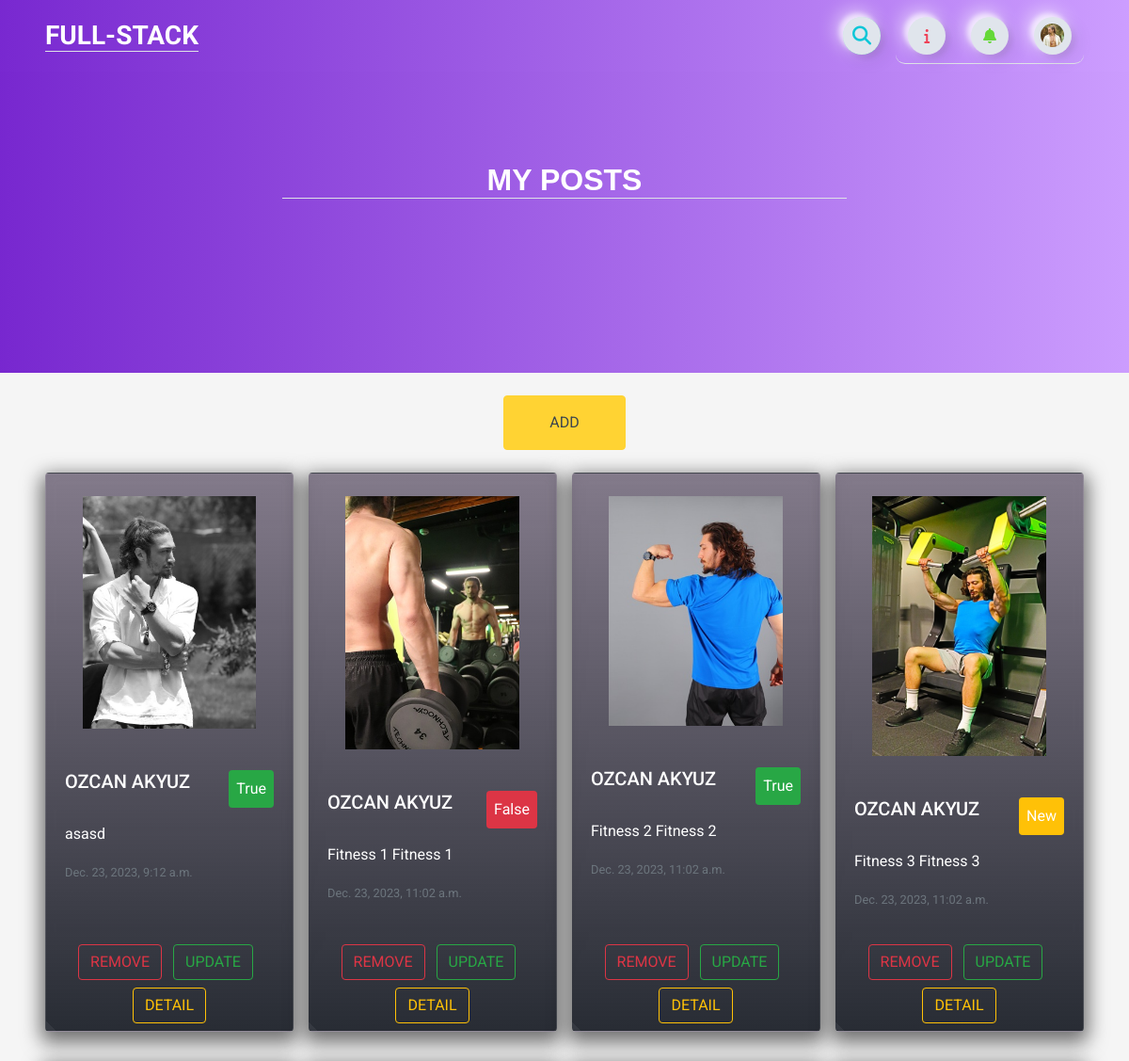
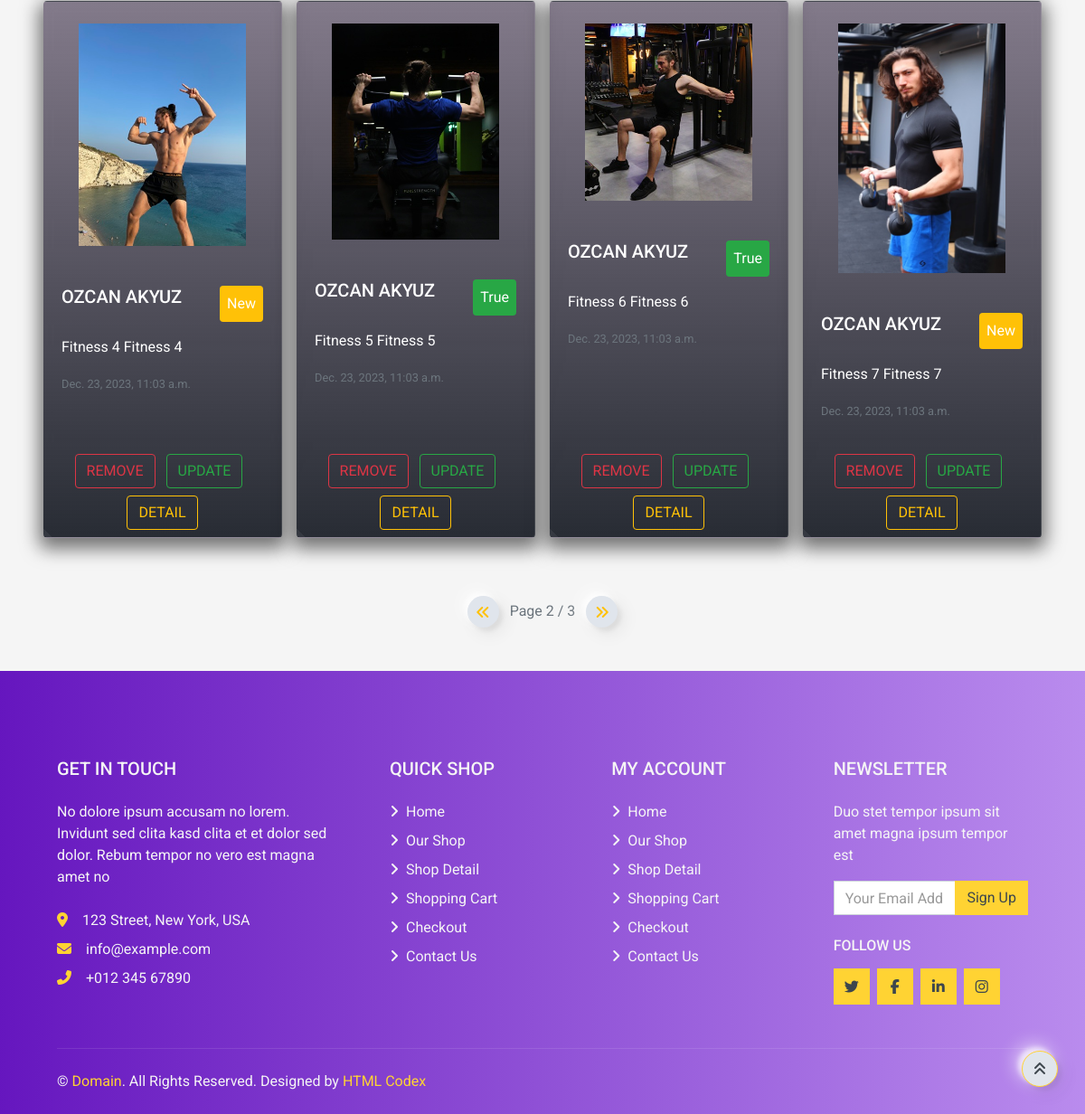
Page /user/post?page=2 (signed in) on the committed database (2 pictures, top to bottom).
### home/models.py (models this page shows, shortened)
class UserProfile(models.Model):
    user = models.OneToOneField(User, on_delete=models.CASCADE)
    phone = models.CharField(blank=True, max_length=20)
    address = models.CharField(blank=True, max_length=150)
    city = models.CharField(blank=True, max_length=20)
    country = models.CharField(blank=True, max_length=50)
    image = models.ImageField(blank=True, upload_to='images/users/')
    def image_tag(self):
        return mark_safe('<img src="{}" height="50"/>'.format(self.image.url))
    image_tag.short_description = 'Image'

class Post(models.Model):
    STATUS = (('New', 'New'),('True', 'True'),('False', 'False'))
    id = models.AutoField(primary_key=True)
    title = models.CharField(max_length=200)
    user = models.ForeignKey(User, on_delete=models.CASCADE)
    content = models.TextField()
    create_at = models.DateTimeField(auto_now_add=True)
    status = models.CharField(max_length=5, choices=STATUS, default='New')
    image = models.ImageField(upload_to='images/')
    def image_tag(self):
        if self.image:
            return mark_safe('<img src="%s" width="50" height="50" />' % self.image.url)
        return None
    image_tag.short_description = 'Image Preview'

### user/views.py (the view)
# urls.py: path('post', views.user_post, name='user_post'),
@login_required(login_url='/login')
def user_post(request):
    current_user = request.user
    posts = Post.objects.filter(user_id = current_user.id)
    profile = UserProfile.objects.get(user_id=current_user.pk)
    paginator = Paginator(posts, 8)
    page_number = request.GET.get('page')
    try:
        page_obj = paginator.get_page(page_number)
    except PageNotAnInteger:
        page_obj = paginator.page(1)
    except EmptyPage:
        page_obj = paginator.page(paginator.num_pages)
    profile = UserProfile.objects.get(user_id = current_user.pk)
    context = {'posts': posts,
               'page_obj': page_obj,
               'profile': profile,
               'page': 'USER POSTS',}
    return render(request, 'user_posts.html', context)

### user/templates/user_posts.html (shortened to what this page needs)
{% extends 'base.html' %}
{% load static %}
{% block body %}
<header class="mb-4">
    <div class="header m-auto">
        <div class="container" style="position: relative;">
            <h2 class="text-light px-2 m-auto border-bottom" id="navbar-text">MY POSTS</h2>
        </div>
    </div>
</header>
<div class="text-center my-4">
  <a class="btn btn-primary rounded px-5 py-3 rounded text-light align-items-center hidden-arrow" href="/post_detail/{{post.id}}" value="{{post.id}}" id="navbarDropdownMenuAvatar" type="button" data-toggle="modal" data-target="#containerdetail">ADD</a>
</div>
<div class="card-group mx-5" style="gap: 1rem; position: static !important;">
    {% for post in page_obj %}
      <div class="card align-items-center rounded mb-3">
        {% if post.image %}
        <img src="{{ post.image.url }}" class="card-img-top py-4 w-75" alt="...">
        {% else %}
        <img src="{% static 'img/cat-6.jpg' %}" class="card-img-top py-4 w-75" alt="...">
        {% endif %}
        <div class="card-body w-100">
          <div class="d-flex flex-row-reverse justify-content-between">
            <p class="card-text p-2 rounded
                {% if post.status == 'True' %}
                bg-success
                {% elif post.status == 'False' %}
                bg-danger
                {% else %}
                bg-warning
                {% endif %}">
                {{ post.status }}
            </p>
            <h5 class="card-title">{{ post.user.get_full_name }}</h5>
        </div>
          <p class="card-text">{{ post.content }}</p>
          <p class="card-text"><small class="text-muted">{{ post.create_at }}</small></p>
        </div>
        <div class="text-center w-100 p-2">
          <a href="deletepost/{{ post.id }}" onclick="return confirm('Will be Delete ! Are you sure?')"><button class="btn mt-2 btn-outline-danger rounded">REMOVE</button></a>
          <a class="btn mt-2 btn-outline-success rounded align-items-center hidden-arrow mx-2" href="update/{{post.id}}">UPDATE</a>
          <a class="btn mt-2 btn-outline-warning rounded align-items-center hidden-arrow" href="/post_detail/{{post.id}}">DETAIL</a>
        </div>
      </div>
    {% endfor %}
</div>
<div class="pagination justify-content-center mt-5">
  <span class="step-links">
      {% if page_obj.has_previous %}
          <a class="btn btnnavbar text-warning" style="display: inline-flex; width: 35px !important; height: 35px !important;" href="?page={{ page_obj.previous_page_number }}"><i class="fa fa-angle-double-left"></i>
          </a>
      {% endif %}
      <span class="current mx-2">
          Page {{ page_obj.number }} / {{ page_obj.paginator.num_pages }}
      </span>
      {% if page_obj.has_next %}
          <a class="btn btnnavbar text-warning" style="display: inline-flex; width: 35px !important; height: 35px !important;" href="?page={{ page_obj.paginator.num_pages }}"><i class="fa fa-angle-double-right"></i>
          </a>
      {% endif %}
  </span>
</div>
{% endblock %}

### home/templates/navbar.html (shortened to what this page needs)
{% load static %}
{% load active_link_tags %}
{% block body %}
<nav class="navbar navbar-expand bg-light gradient-custom px-5">
    <div class="container-fluid" id="full-stack">
        <div class="collapse navbar-collapse" id="navbarSupportedContent">
            <a class="navbar-brand mt-2 mt-lg-0" href="/" style="margin-right: 0">
                <h3 class="pt-1 mb-1 text-light border-bottom">FULL-STACK</h3>
            </a>
        </div>
    <form action="{% url 'search' %}" method="POST">
        <div class="search-box">
            <button class="btn btnnavbar btn-search" type="button"><i class="fas fa-search"></i></button>
        </div>
    </form>
    <div class="d-flex align-items-center frame-right border-bottom">
        {% with request.resolver_match.url_name as url_name %}
                <a class="text-reset me-3 btn btnnavbar" id="information" href="#" type="button"
                {% if url_name == 'index' %}
                    onclick="homeInfo()"
                {% elif url_name == 'post_detail' %}
                    onclick="detailInfo()"
                {% elif url_name == 'search' %}
                    onclick="searchInfo()"
                {% else %}
                {% endif %}>
                    <i class="fa-solid fa-info" style="color:#ee4056;"></i>
                </a>
        {% endwith %}
            <div class="dropdownnotif">
                <a class="text-reset me-3 dropbtnnotif hidden-arrow btn btnnavbar" href="#" onclick="myFunctionNotif()" id="navbarDropdownMenuLink" role="button" data-mdb-toggle="dropdown" aria-expanded="false">
                    <i class="fas fa-bell" style="color:#65d838;"></i>
                </a>
            </div>
            {%  if user.id is not None %}
            <div class="dropdown" id="login-signup">
                <a class="dropbtn d-flex align-items-center hidden-arrow btnnavbar" href="#" onclick="myFunction()" id="navbarDropdownMenuAvatar" role="button" data-mdb-toggle="dropdown" aria-expanded="false">
                    {% if profile.image %}
                    <img src="{{ profile.image.url }}" class="rounded-circle" height="25" alt="Black and White Portrait of a Man" loading="lazy" />
                    {% else %}
                    <img src="" class="rounded-circle" height="25" alt="Black and White Portrait of a Man" loading="lazy" alt="NO PHOTO!" />
                    {% endif %}
                </a>
            </div>
            {% else %}
            <div class="dropdown" id="login-signup">
                <a class="dropbtn d-flex align-items-center hidden-arrow btnnavbar" href="#" id="navbarDropdownMenuAvatar" type="button" data-toggle="modal" data-target="#containerlog">
                    <i class="fa-regular fa-user text-dark"></i>
                </a>
            </div>
            {% endif %}
        </div>
    </div>
</nav>
{% endblock %}

### home/static/css/main.css (style rules this page uses)
.gradient-custom { background: rgb(106, 17, 203); background: -webkit-linear-gradient(to right, rgba(106, 17, 203, 0.9), rgba(199, 147, 255, 0.9)); background: linear-gradient(to right, rgba(106, 17, 203, 0.9), rgba(199, 147, 255, 0.9)); }
.header { background: rgb(106, 17, 203); background: -webkit-linear-gradient(to right, rgba(106, 17, 203, 0.9), rgba(199, 147, 255, 0.9));; background: linear-gradient(to right, rgba(106, 17, 203, 0.9), rgba(199, 147, 255, 0.9));; height: 40vh; }
.frame-right { display: flex; flex-direction: row; justify-content: space-around; align-items: center; height: 60px; width: 200px; position: relative; transition: box-shadow 0.6s cubic-bezier(0.79,0.21,0.06,0.81); border-radius: 10px; }
.btnnavbar { height: 40px; width: 40px; border-radius: 150px; background: #e0e5ec; display: flex; flex-direction: column; justify-content: center; align-items: center; -webkit-tap-highlight-color:rgba(0,0,0,0); -webkit-tap-highlight-color:transparent; box-shadow: -7px -7px 20px #fff9, -4px -4px 5px 0px #fff9, 7px 7px 20px 0px #0001, 4px 4px 5px 0px #0001, inset 0px 0px 0px 0px #fff9, inset 0px 0px 0px 0px #0001, inset 0px 0px 0px 0px #fff9, inset 0px 0px 0px 0px #0001 ; transition: box-shadow 0.5s cubic-bezier(0.79,0.21,0.06,0.81); font-size: 16px; color: rgba(42,52,84,1); }
.dropbtn { color: white; padding: 16px; font-size: 16px; border: none; cursor: pointer; }
.dropdown { position: relative; display: inline-block; }
.dropdownnotif { position: relative; display: inline-block; }
.search-box { width: fit-content; height: fit-content; position: relative; margin-right: 1rem; }
.btn-search { width: 40px; height: 40px; border-style: none; font-size: 20px; font-weight: bold; outline: none; cursor: pointer; position: absolute; right: 0px; color:#0bc6d7 ; pointer-events: painted; border-radius: 150px; -webkit-tap-highlight-color:rgba(0,0,0,0); -webkit-tap-highlight-color:transparent; box-shadow: -7px -7px 20px #fff9, -4px -4px 5px 0px #fff9, 7px 7px 20px 0px #0001, 4px 4px 5px 0px #0001, inset 0px 0px 0px 0px #fff9, inset 0px 0px 0px 0px #0001, inset 0px 0px 0px 0px #fff9, inset 0px 0px 0px 0px #0001 ; transition: box-shadow 0.5s cubic-bezier(0.79,0.21,0.06,0.81); text-decoration: none; }
div > img { max-width: 12rem; }
.card-group img { border-radius: .5rem; max-width: 70%; }
.card-group .card-body .card-title { color: #fff; }
.card-group { position: relative; bottom: 6rem; display: grid; grid-template-columns: repeat(4,1fr); color: #fff; }
#navbar-text { align-items: center; text-align: center; font-family: 'Quicksand', sans-serif; top: 6rem; position: relative; margin: auto; max-width: 54%; }

### rows in the picture
UserProfile: image (picture)
Post: image (picture), status "True", user.get_full_name "OZCAN AKYUZ", content "asasd", create_at "Dec. 23, 2023, 9:12 a.m."
Post: image (picture), status "False", user.get_full_name "OZCAN AKYUZ", content "Fitness 1 Fitness 1", create_at "Dec. 23, 2023, 11:02 a.m."
Post: image (picture), status "True", user.get_full_name "OZCAN AKYUZ", content "Fitness 2 Fitness 2", create_at "Dec. 23, 2023, 11:02 a.m."
Post: image (picture), status "New", user.get_full_name "OZCAN AKYUZ", content "Fitness 3 Fitness 3", create_at "Dec. 23, 2023, 11:02 a.m."
Post: image (picture), status "New", user.get_full_name "OZCAN AKYUZ", content "Fitness 4 Fitness 4", create_at "Dec. 23, 2023, 11:03 a.m."
Post: image (picture), status "True", user.get_full_name "OZCAN AKYUZ", content "Fitness 5 Fitness 5", create_at "Dec. 23, 2023, 11:03 a.m."
Post: image (picture), status "True", user.get_full_name "OZCAN AKYUZ", content "Fitness 6 Fitness 6", create_at "Dec. 23, 2023, 11:03 a.m."
Post: image (picture), status "New", user.get_full_name "OZCAN AKYUZ", content "Fitness 7 Fitness 7", create_at "Dec. 23, 2023, 11:03 a.m."

### other values in the picture
{{ page_obj.number }} "2"
{{ page_obj.paginator.num_pages }} "3"
